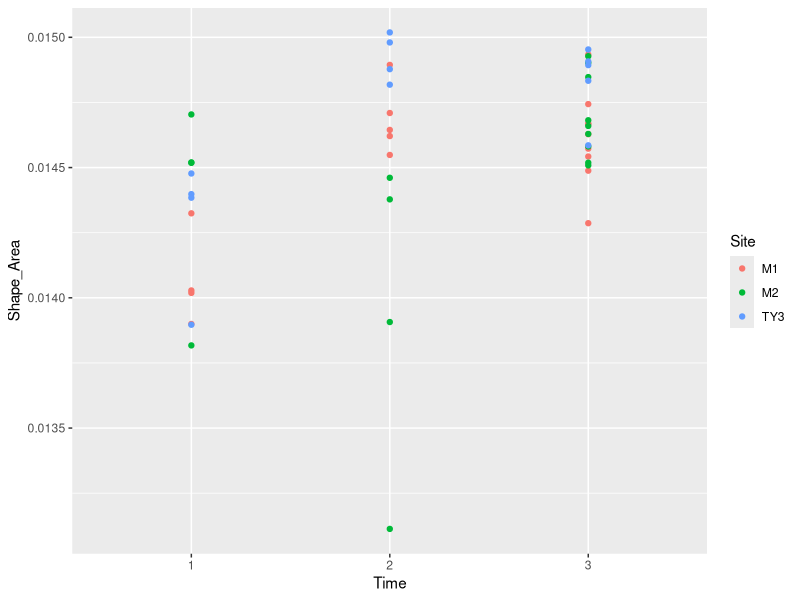
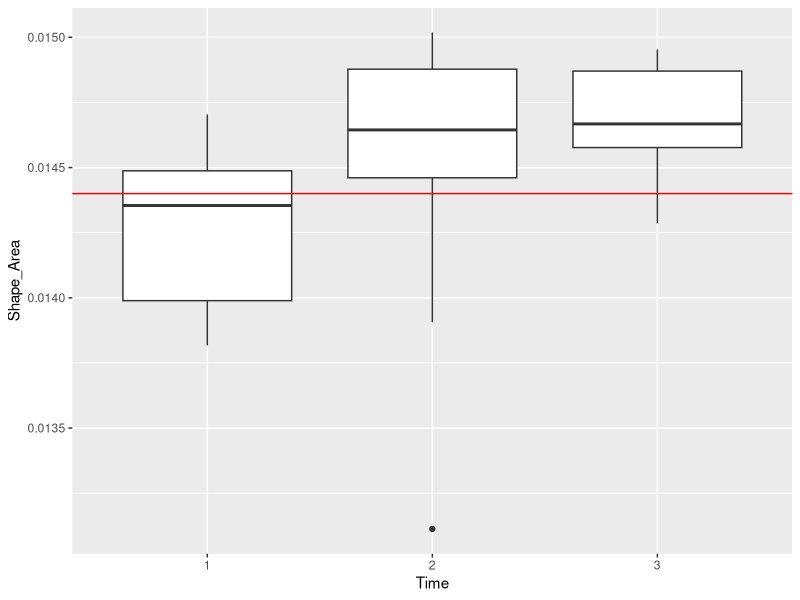
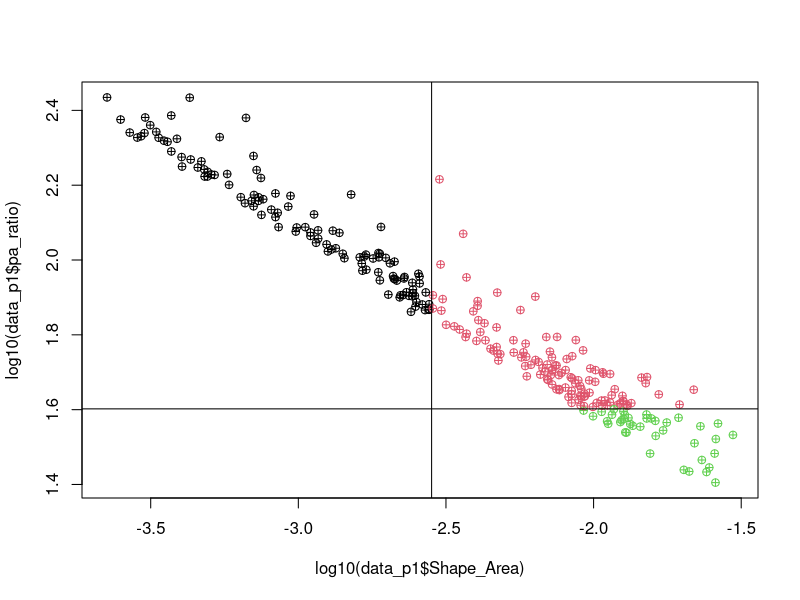
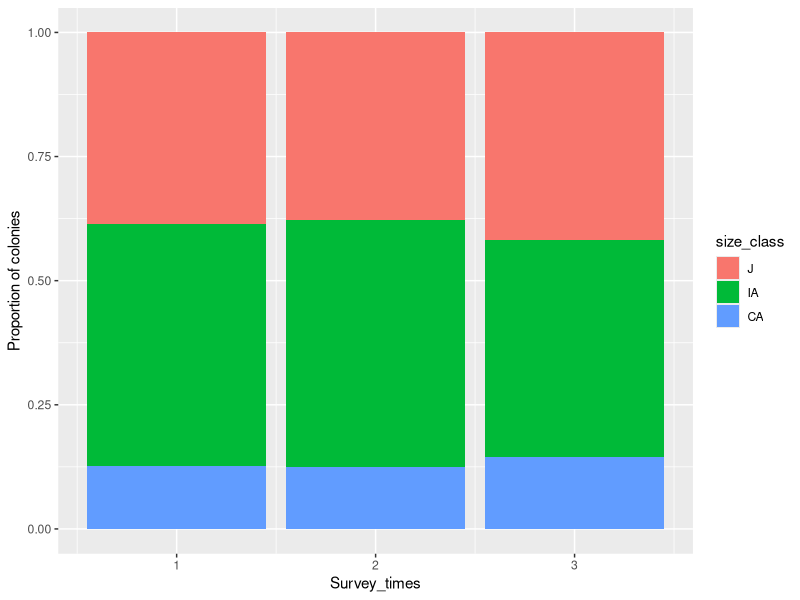
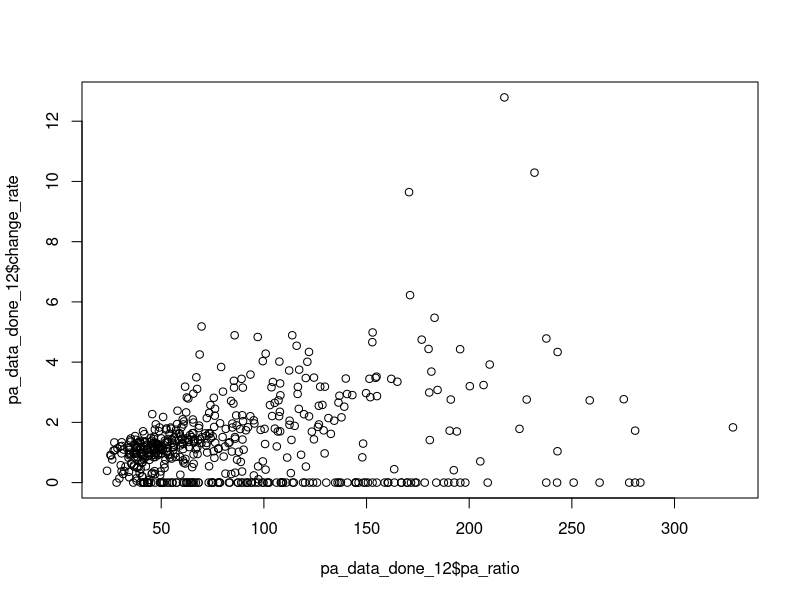
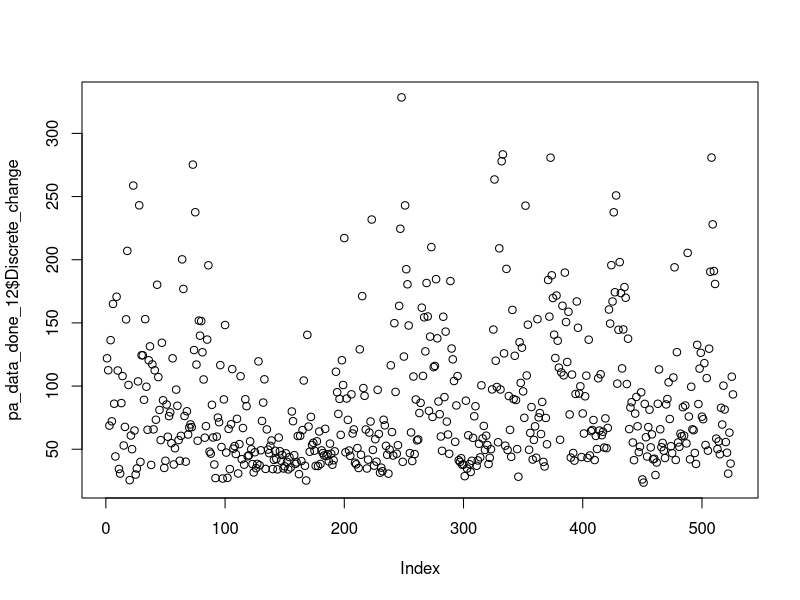
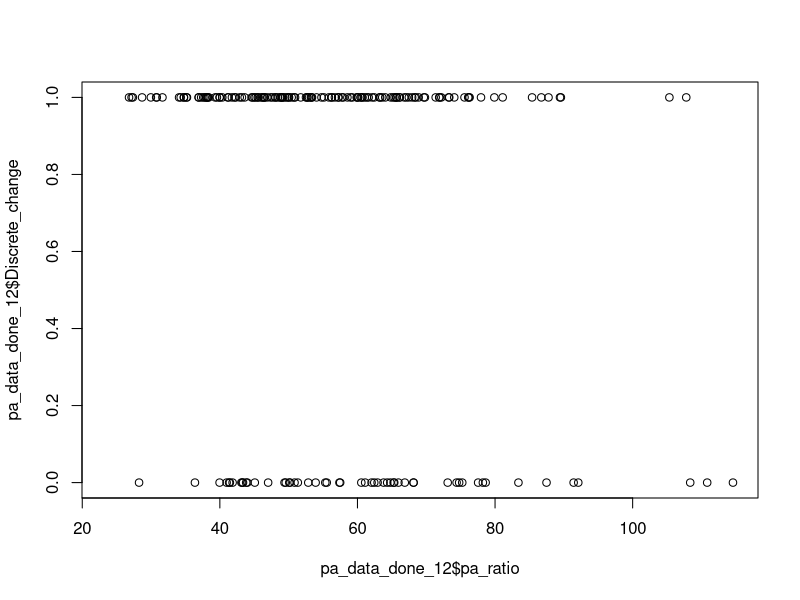
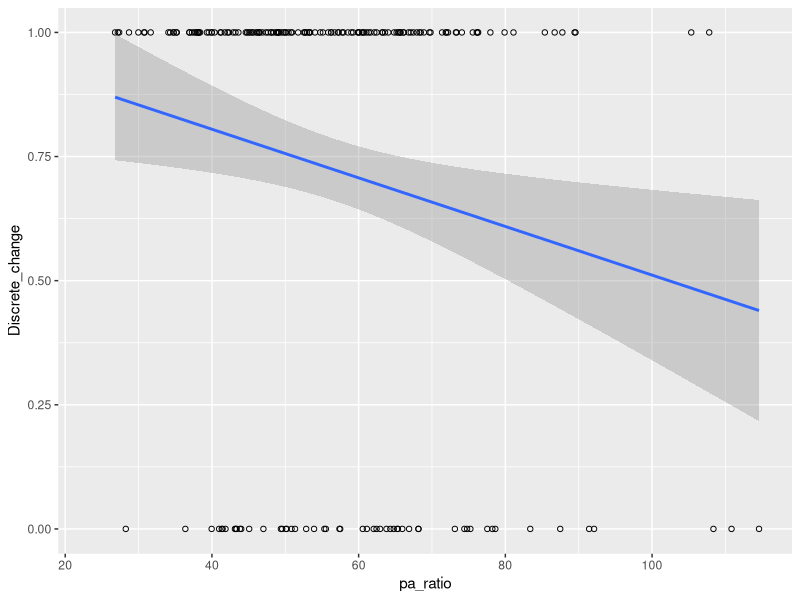

Generate these figures, in order, with R:
## ---- chunk 1
knitr::opts_chunk$set(echo = TRUE)

## ---- chunk 2
####LIBRARIES####
library(tidyverse)
## ---- chunk 3
####DATA####
pa_data <- read_csv("OL_PA_all.csv")

####CLASS CHECK####
pa_data$Shape_Length <- as.numeric(pa_data$Shape_Length)
pa_data$Shape_Area <- as.numeric(pa_data$Shape_Area)
pa_data$Plot_ID <- as.factor(pa_data$Plot_ID)
#pa_data$Source <- as.factor(pa_data$Source)
pa_data$Fate <- as.factor(pa_data$Fate)
pa_data$Recruit[is.na(pa_data$Recruit)] <- "N" #fill the data with NO recruit
pa_data$Recruit <- as.factor(pa_data$Recruit)
summary(pa_data)
#head(pa_data)
## ---- chunk 4
#measure GCP error
GCP_data <- read_csv("GCP.csv")
GCP_data$Time <- as.factor(GCP_data$Time)

ggplot(GCP_data, aes(x=Time,y=Shape_Area,color=Site))+
  geom_point()

ggplot(GCP_data, aes(x=Time,y=Shape_Area))+
  geom_boxplot()+
  geom_hline(yintercept = 0.12*0.12,color="red")

GCP_error <- data.frame(Time=c("1","2","3"))

for(t in 1:3){
  GCP_error[t,"mean"] <- mean(GCP_data$Shape_Area[GCP_data$Time==t])
  GCP_error[t,"SD"] <- sd(GCP_data$Shape_Area[GCP_data$Time==t])
  GCP_error[t,"error"] <- (GCP_error$mean[t] - 0.12*0.12)/GCP_error$mean[t]*100
  GCP_error[t,"N"] <- sum(GCP_data$Time==t)
}

## ---- chunk 5
####Classify juvenile and adult####
pa_data$size_class[pa_data$Shape_Area<=0.002827433 ] <- 'J' #size smaller than 6 cm is juvenile
pa_data$size_class[pa_data$Shape_Area > 0.002827433] <- 'A'
pa_data$size_class <- as.factor(pa_data$size_class)

####Calculate pa_ratio####
pa_data$pa_ratio <- pa_data$Shape_Length / pa_data$Shape_Area
####Classify irregular and compact adult####
levels(pa_data$size_class) <- c(levels(pa_data$size_class), "IA", "CA")
pa_data$size_class[pa_data$pa_ratio<40 & pa_data$size_class=='A'] <- 'CA'
pa_data$size_class[pa_data$pa_ratio>=40 & pa_data$size_class=='A'] <- 'IA'
summary(pa_data)

## ---- chunk 6
####Plot pa_ratio with size base on morphological stages####
data_p1 = filter(pa_data, Survey_times == 3)
data_p1
plot(log10(data_p1$Shape_Area), log10(data_p1$pa_ratio),
     pch = 10,
     col = factor(data_p1$size_class))
abline(v=log10(pi*0.03^2))#check the standard of adult
abline(h=log10(40)) #check the standard of compact adult

# Calculate number of J, IA, CA 
count_J <- sum(grepl("J", data_p1$size_class))
count_IA <- sum(grepl("IA", data_p1$size_class))
count_CA <- sum(grepl("CA", data_p1$size_class))


## ---- chunk 7
p1 = ggplot(data = pa_data, aes(x = Survey_times, fill = size_class,na.rm = TRUE)) + 
  geom_bar(position = "fill") +
  xlab("Survey_times") + 
  ylab("Proportion of colonies")# +
  #scale_x_discrete(limits = c("3", "2", "1"))
p1


## ---- chunk 8
####Add Fate (G,S) and their sa_change####
pa_data_GS <- data.frame()
# Subset the data.frame to only include observations from the two dates of interest
for (plot_id in c("M1", "M2", "TY3")) { # loop in sites
  #print(plot_id)
  for (t in 1:2) { # loop in survey times
    #print(paste0("t=",t))
    pa_data_subset <- pa_data[pa_data$Plot_ID == plot_id,]
    pa_data_subset <- pa_data_subset[pa_data_subset$Survey_times == t | pa_data_subset$Survey_times == t+1, ]
    pa_data_subset <- pa_data_subset[!(pa_data_subset$Fate %in% c("D","Fu","Fi") & pa_data_subset$Survey_times == t), ]
    pa_data_subset <- pa_data_subset[!(pa_data_subset$Recruit == "Y"& pa_data_subset$Survey_times == t+1),] #don't calculate new colonies
    pa_data_subset <- pa_data_subset[!(!is.na(pa_data_subset$Source) & pa_data_subset$Survey_times == t+1),]
    
    # Create a new data.frame to store the area change for each coral colony
    area_change_df <- data.frame(ID = unique(pa_data_subset$ID), sa_change = NA)
    
    # Loop through each ID and calculate the area change between the two dates
    for (i in 1:length(unique(pa_data_subset$ID))) {
      #print(paste0("i=",i))
      current_id <- unique(pa_data_subset$ID)[i]
      current_area <- pa_data_subset[pa_data_subset$ID == current_id & pa_data_subset$Survey_times == t, "Shape_Area"]
      future_area <- pa_data_subset[pa_data_subset$ID == current_id & pa_data_subset$Survey_times == t+1, "Shape_Area"]
      # Check if current_area and future_area are not NA
      if (nrow(current_area) > 0 & nrow(future_area) > 0) {
        area_change <- future_area - current_area
        area_change_df[i, "sa_change"] <- area_change
      }
    }
    pa_data_subset <- pa_data_subset[pa_data_subset$Survey_times == t,] #only left t to merge
    # Merge the area change data.frame back into the original data.frame using the ID variable
    pa_data_subset$sa_change <- area_change_df$sa_change[match(pa_data_subset$ID, area_change_df$ID)]
    pa_data_GS <- rbind(pa_data_GS, pa_data_subset)
    }
}

#Calculate for growth and shrink
pa_data_GS$Fate <- ifelse(pa_data_GS$sa_change >= 0, "G", "S")
## ---- chunk 9
###Add sa_change of D ####
pa_data_D <- data.frame()

# Calculate sa_change
for (plot_id in c("M1", "M2", "TY3")) {
  for (t in 1:2) {
    # Subset the data.frame to only include D and N colonies
    pa_data_subset <- pa_data[pa_data$Plot_ID == plot_id,]
    pa_data_subset <- pa_data_subset[pa_data_subset$Survey_times == t, ]
    pa_data_subset <- pa_data_subset[pa_data_subset$Fate == "D", ]
    pa_data_subset <- pa_data_subset[complete.cases(pa_data_subset$ID), ] # clean NA rows
    
    # Create a new data.frame to store the area change for each coral colony
    area_change_df <- data.frame(ID = unique(pa_data_subset$ID), sa_change = NA)

    # Loop through each ID and calculate the area change between the two dates
    for (i in 1:length(unique(pa_data_subset$ID))) {
      #print(paste0("i=",i))
      current_id <- unique(pa_data_subset$ID)[i]
      # Calculate D 
        area_change <- 0 - pa_data_subset$Shape_Area[i] # calculate Dead sa_change
        area_change_df[i, "sa_change"] <- area_change
    }
    pa_data_subset$sa_change <- area_change_df$sa_change[match(pa_data_subset$ID, area_change_df$ID)]
    pa_data_D <- rbind(pa_data_D, pa_data_subset) #Bind subset into DN dataframe
}
}

## ---- chunk 10
###Add sa_change of Fi####
pa_data_Fi <- data.frame()

for (plot_id in c("M1", "M2", "TY3")) {
  for (t in 1:2) {
# Subset the data.frame to only include Fi colonies
    pa_data_subset <- pa_data[pa_data$Plot_ID == plot_id,]
    pa_data_subset <- pa_data_subset[pa_data_subset$Survey_times == t | pa_data_subset$Survey_times == t+1, ]
    pa_data_subset <- pa_data_subset[(pa_data_subset$Fate == "Fi" & pa_data_subset$Survey_times == t) | (!is.na(pa_data_subset$Source) & pa_data_subset$Survey_times == t+1), ]
    pa_data_subset <- pa_data_subset[complete.cases(pa_data_subset$ID), ] # clean NA rows

    pa_data_subset_1 <- pa_data_subset[pa_data_subset$Survey_times == t,] # time one data
    pa_data_subset_2 <- pa_data_subset[pa_data_subset$Survey_times == t+1,] # time two data
    
    if (nrow(pa_data_subset_1) != 0){  # check there are fi colonies or not
    # Get the ID of fission colonies
      area_change_df <- data.frame(ID = unique(pa_data_subset_1$ID), sa_change = NA)
    # Loop through Fi colonies dataframe
    for (j in 1:length(unique(pa_data_subset_1$ID))) {
      current_id_1 <- unique(pa_data_subset_1$ID)[j]
    # Loop through each ID and calculate total Fi from t+1
    Fi_total <- 0
      for (i in 1:length(unique(pa_data_subset_2$ID))) {
      #print(paste0("i=",i))
      current_id <- unique(pa_data_subset_2$ID)[i]
      # Calculate Fi
      if (pa_data_subset_2$Source[i] == current_id_1) {
      Fi_total <- Fi_total + pa_data_subset_2$Shape_Area[i] # calculate total Fi area from single colony
      }
    }
      area_change <- Fi_total - pa_data_subset_1$Shape_Area[j]
      area_change_df[j, "sa_change"] <- area_change
    }
    pa_data_subset_1$sa_change <- area_change_df$sa_change[match(pa_data_subset_1$ID, area_change_df$ID)]
    pa_data_Fi <- rbind(pa_data_Fi, pa_data_subset_1) #Bind subset into Fi dataframe
    }
  }
  }
    
## ---- chunk 11
###Add sa_change of Fu####
pa_data_Fu <- data.frame()

for (plot_id in c("M1", "M2", "TY3")) {
  for (t in 1:2) {
# Subset the data.frame to only include Fu colonies
    pa_data_subset <- pa_data[pa_data$Plot_ID == plot_id,]
    pa_data_subset <- pa_data_subset[pa_data_subset$Survey_times == t | pa_data_subset$Survey_times == t+1, ]
    pa_data_subset <- pa_data_subset[(pa_data_subset$Fate == "Fu" & pa_data_subset$Survey_times == t) | (!is.na(pa_data_subset$Source) & pa_data_subset$Survey_times == t+1), ]
    pa_data_subset <- pa_data_subset[complete.cases(pa_data_subset$ID), ] # clean NA rows

    pa_data_subset_1 <- pa_data_subset[pa_data_subset$Survey_times == t,] # time one data
    pa_data_subset_1$ID <- as.numeric(pa_data_subset_1$ID)
    pa_data_subset_2 <- pa_data_subset[pa_data_subset$Survey_times == t+1,] # time two data
    pa_data_subset_2$Source <- as.character(pa_data_subset_2$Source)
    pa_data_subset_2 <- pa_data_subset_2[grepl("\\+", pa_data_subset_2$Source) == TRUE,] # remove Fi
    
    ##Calculate total source area from subset2 first##
    if (nrow(pa_data_subset_2) != 0){  # check there are fu colonies or not
    # Get the ID of Fusion colonies
      Source_total <- data.frame(ID = unique(pa_data_subset_2$ID), Source_total = NA)
    # Loop through Time2 colonies dataframe
    for (j in 1:length(unique(pa_data_subset_2$ID))) {
    # break source into separate IDs
      Fu_list <- strsplit(as.character(pa_data_subset_2$Source)[j], "\\+")[[1]] # separate numbers
      Fu_list <- as.numeric(Fu_list)
   # Loop through each ID and calculate total Fi from t+1
    Fu_total <- 0
      for (i in 1:length(unique(pa_data_subset_1$ID))) {
      #print(paste0("i=",i))
        if ((pa_data_subset_1$ID)[i] %in% Fu_list){ #check the Fu ID match or not
          Fu_total <- Fu_total + pa_data_subset_1$Shape_Area[i] # calculate total Fu area 
        } 
    }
      Source_total[j, "Source_total"] <- Fu_total
    }
      pa_data_subset_2$Source_total <- Source_total$Source_total[match(pa_data_subset_2$ID, Source_total$ID)]
    }
    
    ##Calculate sa_change in subset1##
    if (nrow(pa_data_subset_1) != 0){  # check there are fi colonies or not
    # Get the ID of fission colonies
      area_change_df <- data.frame(ID = unique(pa_data_subset_1$ID), sa_change = NA)
    # Loop through Fu colonies dataframe
    for (j in 1:length(unique(pa_data_subset_1$ID))) {
      current_id <- unique(pa_data_subset_1$ID)[j]
    # Loop through each ID in T2 data and find total Fu area
      for (i in 1:length(unique(pa_data_subset_2$ID))) {
      #print(paste0("i=",i))
      # break source into separate IDs
      Fu_list <- strsplit(as.character(pa_data_subset_2$Source)[i], "\\+")[[1]] # separate numbers
      Fu_list <- as.numeric(Fu_list)
      # Calculate Fu area change
      if (current_id %in% Fu_list) {
        proportion <- (pa_data_subset_1$Shape_Area[j] / pa_data_subset_2$Source_total[i])
        area_change <- pa_data_subset_2$Shape_Area[i]*proportion - pa_data_subset_1$Shape_Area[j]
      }
    }
      area_change_df[j, "sa_change"] <- area_change
    }
    pa_data_subset_1$sa_change <- area_change_df$sa_change[match(pa_data_subset_1$ID, area_change_df$ID)]
    pa_data_Fu <- rbind(pa_data_Fu, pa_data_subset_1) #Bind subset into Fu dataframe
    }
  }
  }
## ---- chunk 12
####Combine all of cleaned data####
pa_data_done <- rbind(pa_data_GS,pa_data_D,pa_data_Fi,pa_data_Fu)
#pa_data_12 <- filter(pa_data, Survey_times == 1 | Survey_times == 2)

# Calculate changing rate
pa_data_done$change_rate <- (pa_data_done$Shape_Area+pa_data_done$sa_change) / pa_data_done$Shape_Area

# Bind time 3 data
pa_data_done <- bind_rows(list(pa_data_done,pa_data[pa_data$Survey_times == 3,]))

## ---- chunk 13
####Plot pa_ratio and changing rate D=0 G>1####


#Filter date 
pa_data_done_12 = filter(pa_data_done, Survey_times == 1 | Survey_times == 2)

# plot pa_ratio and change rate in continuous
plot(pa_data_done_12$pa_ratio, pa_data_done_12$change_rate)


# plot pa_ratio and change rate in discrete (G=1, D=0)
pa_data_done$Discrete_change <- ifelse(pa_data_done$Fate == "D", 0, ifelse(pa_data_done$Fate == "G", 1, NA))
plot(pa_data_done_12$pa_ratio,pa_data_done_12$Discrete_change)
pa_data_done_12 = filter(pa_data_done, (Survey_times == 1 | Survey_times == 2) & size_class != "J") # remove Juvenile which have both high D and G
plot(pa_data_done_12$pa_ratio,pa_data_done_12$Discrete_change)

# remove juvenile due to its both high G and D
pa_data_done_12 = filter(pa_data_done_12, size_class != "J")
p <- ggplot(data = pa_data_done_12, aes(pa_ratio,Discrete_change))+
  geom_point(shape=21)+
  geom_smooth(method="lm")
p

mod <- glm(Discrete_change ~ pa_ratio, family=binomial, data=pa_data_done_12)
summary(mod)

# Add a fit curve
fit <- lm(Discrete_change ~ poly(pa_ratio,1,raw=TRUE), data = pa_data_done_12)
cf <- coef(fit)
slope <- cf[2]
x_axis <- pa_data_done_12$pa_ratio
#plot(pa_data_done_12$pa_ratio, pa_data_done_12$Discrete_change)
#lines(x_axis, predict(fit, newdata = data.frame(pa_ratio = x_axis)))

## ---- chunk 14
p2 = ggplot(filter(pa_data_done, Survey_times == 2 ), aes(x = size_class, fill = Fate,na.rm = TRUE)) + 
  geom_bar(position = "fill") +
  xlab("size_class") + 
  ylab("Proportion of Fates")

p2
## ---- chunk 15
### Fi and Fu increase or decrease area

#Filter date 
pa_data_done_12 <- filter(pa_data_done, Survey_times == 1 | Survey_times == 2)
pa_data_done_12 <- filter(pa_data_done_12, Fate == "Fi" | Fate == "Fu")
# Count the number of total Fi Fu
count_Fi <- sum(grepl("Fi", pa_data_done_12$Fate))
count_Fu <- sum(grepl("Fu", pa_data_done_12$Fate))

#Calculate for growth and shrink in Fi Fu
pa_data_done_12$FiFu_GS <- ifelse(pa_data_done_12$sa_change >= 0, "G", "S")

p2 = ggplot(pa_data_done_12, aes(x = Fate, fill = FiFu_GS,na.rm = TRUE)) + 
  geom_bar(position = "fill") +
  xlab("Fates") + 
  ylab("Proportion of Fates")

p2


## ---- chunk 16
### Calculate dynamics between three stages

dynamics_df <- data.frame()

## Find out how many J become IA and CA
for (plot_id in c("M1", "M2", "TY3")) {
  for (t in 1:2) {
#Filter date 
pa_data_subset <- pa_data_done[pa_data_done$Plot_ID == plot_id,]
pa_data_done_1 <- filter(pa_data_subset, Survey_times == t)
pa_data_done_2 <- filter(pa_data_subset, Survey_times == t+1)

# create a dataframe store morphological dynamic (ex. J Fu to CA = JFuCA)
morpho_dynamic <- data.frame(ID = unique(pa_data_done_1$ID),dynamic = NA, stage = NA, change_ratio = NA)

for (j in 1:length(unique(pa_data_done_1$ID))) {
      current_id <- unique(pa_data_done_1$ID)[j]
    # Loop through each ID in T2 data and find corresponding size class 
      for (i in 1:length(unique(pa_data_done_2$ID))) {
          # Combine the size class in different times and the caused fate
          if (pa_data_done_1$Fate[j] == "S" | pa_data_done_1$Fate[j] == "G"){
            if (current_id == pa_data_done_2$ID[i]){ # check the ID is match
              morpho_dynamic$stage[j] <- as.character(pa_data_done_1$size_class[j])
              morpho_dynamic$dynamic[j] <- paste0(pa_data_done_1$Fate[j],pa_data_done_2$size_class[i])
              morpho_dynamic$change_ratio[j] <- pa_data_done_1$change_rate[j]
              morpho_dynamic$area[j] <- pa_data_done_1$Shape_Area[j]
              morpho_dynamic$sa_change[j] <- pa_data_done_1$sa_change[j]
            } 
          } else if (pa_data_done_1$Fate[j] == "Fu"){
      # break source into separate IDs
      Fu_list <- strsplit(as.character(pa_data_done_2$Source)[i], "\\+")[[1]] 
      Fu_list <- as.numeric(Fu_list)
            if (current_id %in% Fu_list){
              morpho_dynamic$stage[j] <- as.character(pa_data_done_1$size_class[j])
              morpho_dynamic$dynamic[j] <- paste0(pa_data_done_1$Fate[j],pa_data_done_2$size_class[i])
              morpho_dynamic$change_ratio[j] <- pa_data_done_1$change_rate[j]
              morpho_dynamic$area[j] <- pa_data_done_1$Shape_Area[j]
              morpho_dynamic$sa_change[j] <- pa_data_done_1$sa_change[j]
            }
          } else if (pa_data_done_1$Fate[j] == "Fi") {
            current_id <- as.character(current_id)
          if (current_id == pa_data_done_2$Source[i] & !is.na(pa_data_done_2$Source[i])){ # check the ID is match
            morpho_dynamic$stage[j] <- as.character(pa_data_done_1$size_class[j])
              morpho_dynamic$dynamic[j] <- paste0(pa_data_done_1$Fate[j],pa_data_done_2$size_class[i])
              indices <- which(pa_data_done_2$Source %in% pa_data_done_1$ID[j])
              Fi_total <- sum(pa_data_done_2$Shape_Area[indices])
              morpho_dynamic$change_ratio[j] <- pa_data_done_2$Shape_Area[i]/Fi_total*pa_data_done_1$change_rate[j]
              morpho_dynamic$area[j] <- pa_data_done_1$Shape_Area[j]
              morpho_dynamic$sa_change[j] <- pa_data_done_1$sa_change[j]
            }
          } else if (pa_data_done_1$Fate[j] == "D") {
            morpho_dynamic$stage[j] <- as.character(pa_data_done_1$size_class[j])
          morpho_dynamic$dynamic[j] <- "D"
          morpho_dynamic$change_ratio[j] <- pa_data_done_1$change_rate[j]
          morpho_dynamic$area[j] <- pa_data_done_1$Shape_Area[j]
          morpho_dynamic$sa_change[j] <- pa_data_done_1$sa_change[j]
        }
    }
    }
morpho_dynamic$Survey_times <- t
morpho_dynamic$Site <- plot_id
dynamics_df <- rbind(dynamics_df, morpho_dynamic)
  }
}

## ---- chunk 17
### Plot proportion of morphological dynamics
p2 = ggplot(data = subset(dynamics_df, !is.na(dynamic)), aes(x = stage, fill = dynamic, na.rm = TRUE)) + 
  geom_bar(position = "fill") +
  geom_text(
    aes(label=signif(..count.. / tapply(..count.., ..x.., sum)[as.character(..x..)], digits=3)),
    stat="count",
    position=position_fill(vjust=0.5))+
  xlab("Stage") + 
  ylab("Proportion of colonies") 
p2

## ---- chunk 18
### Calculate mean change ratio in each stage
dynamics_df_J <- filter(dynamics_df, stage == "J")
dynamics_df_IA <- filter(dynamics_df, stage == "IA")
dynamics_df_CA <- filter(dynamics_df, stage == "CA")

dynamics_df_J %>% 
  group_by(dynamic) %>% 
  summarize(mean_x = mean(change_ratio))

dynamics_df_IA %>% 
  group_by(dynamic) %>% 
  summarize(mean_x = mean(change_ratio))

dynamics_df_CA %>% 
  group_by(dynamic) %>% 
  summarize(mean_x = mean(change_ratio))
## ---- chunk 19
### calculate change ratio of area between each stage
dynamics_df_J <- filter(dynamics_df, stage == "J")
dynamics_df_IA <- filter(dynamics_df, stage == "IA")
dynamics_df_CA <- filter(dynamics_df, stage == "CA")

# calculate for J
total_area_J <- sum(dynamics_df_J$area)
dynamic_J <- dynamics_df_J %>% 
  group_by(dynamic) %>% 
  summarize(sum_area = sum(area))
temp <- dynamics_df_J %>% 
  group_by(dynamic) %>% 
  summarize(dynamic_sum = sum(sa_change))
dynamic_J$sum_ratio <- dynamic_J$sum_area / total_area_J
dynamic_J$dynamic_sum <- temp$dynamic_sum
dynamic_J$dynamic_ratio <- dynamic_J$dynamic_sum / total_area_J
dynamic_J$gross_ratio <- dynamic_J$sum_ratio + dynamic_J$dynamic_ratio
dynamic_J$sum_ratio <- round(dynamic_J$sum_ratio, digits = 3)
dynamic_J$dynamic_ratio <- round(dynamic_J$dynamic_ratio, digits = 3)
dynamic_J$gross_ratio <- round(dynamic_J$gross_ratio, digits = 3)


# calculate for IA
total_area_IA <- sum(dynamics_df_IA$area)
dynamic_IA <- dynamics_df_IA %>% 
  group_by(dynamic) %>% 
  summarize(sum_area = sum(area))
temp <- dynamics_df_IA %>% 
  group_by(dynamic) %>% 
  summarize(dynamic_sum = sum(sa_change))
dynamic_IA$sum_ratio <- dynamic_IA$sum_area / total_area_IA
dynamic_IA$dynamic_sum <- temp$dynamic_sum
dynamic_IA$dynamic_ratio <- dynamic_IA$dynamic_sum / total_area_IA
dynamic_IA$gross_ratio <- dynamic_IA$sum_ratio + dynamic_IA$dynamic_ratio
dynamic_IA$sum_ratio <- round(dynamic_IA$sum_ratio, digits = 3)
dynamic_IA$dynamic_ratio <- round(dynamic_IA$dynamic_ratio, digits = 3)
dynamic_IA$gross_ratio <- round(dynamic_IA$gross_ratio, digits = 3)


# calculate for CA
total_area_CA <- sum(dynamics_df_CA$area)
dynamic_CA <- dynamics_df_CA %>% 
  group_by(dynamic) %>% 
  summarize(sum_area = sum(area))
temp <- dynamics_df_CA %>% 
  group_by(dynamic) %>% 
  summarize(dynamic_sum = sum(sa_change))
dynamic_CA$sum_ratio <- dynamic_CA$sum_area / total_area_CA
dynamic_CA$dynamic_sum <- temp$dynamic_sum
dynamic_CA$dynamic_ratio <- dynamic_CA$dynamic_sum / total_area_CA
dynamic_CA$gross_ratio <- dynamic_CA$sum_ratio + dynamic_CA$dynamic_ratio
dynamic_CA$sum_ratio <- round(dynamic_CA$sum_ratio, digits = 3)
dynamic_CA$dynamic_ratio <- round(dynamic_CA$dynamic_ratio, digits = 3)
dynamic_CA$gross_ratio <- round(dynamic_CA$gross_ratio, digits = 3)

## calculate for recruitment
recruit_t1 <- filter(pa_data_done, Recruit == "Y" & Survey_times == 2)
IA_t1 <- filter(pa_data_done, size_class == "IA" & Survey_times == 2)
CA_t1 <- filter(pa_data_done, size_class == "CA" & Survey_times == 2)
recruit_t2 <- filter(pa_data_done, Recruit == "Y" & Survey_times == 3)
IA_t2 <- filter(pa_data_done, size_class == "IA" & Survey_times == 3)
CA_t2 <- filter(pa_data_done, size_class == "CA" & Survey_times == 3)

sum_r_t1 <- sum(recruit_t1$Shape_Area)
sum_IA_t1 <- sum(IA_t1$Shape_Area)
sum_CA_t1 <- sum(CA_t1$Shape_Area)

sum_r_t2 <- sum(recruit_t2$Shape_Area)
sum_IA_t2 <- sum(IA_t2$Shape_Area)
sum_CA_t2 <- sum(CA_t2$Shape_Area)

# assume 1/2 recruit from IA and 1/2 from CA

R_IA_t1 <- (1/2*sum_r_t1) / sum_IA_t1
R_CA_t1 <- (1/2*sum_r_t1) / sum_CA_t1

R_IA_t2 <- (1/2*sum_r_t2) / sum_IA_t2
R_CA_t2 <- (2/2*sum_r_t2) / sum_CA_t2

(R_IA_t1 + R_IA_t2) /2
(R_CA_t1 + R_CA_t2) /2
## ---- chunk 20
# Detect limitation
data <- filter(pa_data_done, Survey_times==2)
ggplot(data, aes(x=log10(Shape_Area))) + geom_histogram(aes(y=..density..),bins = 60)+ 
  geom_density()+ ylim(0,1.5)

# Classify the count base on diameter

